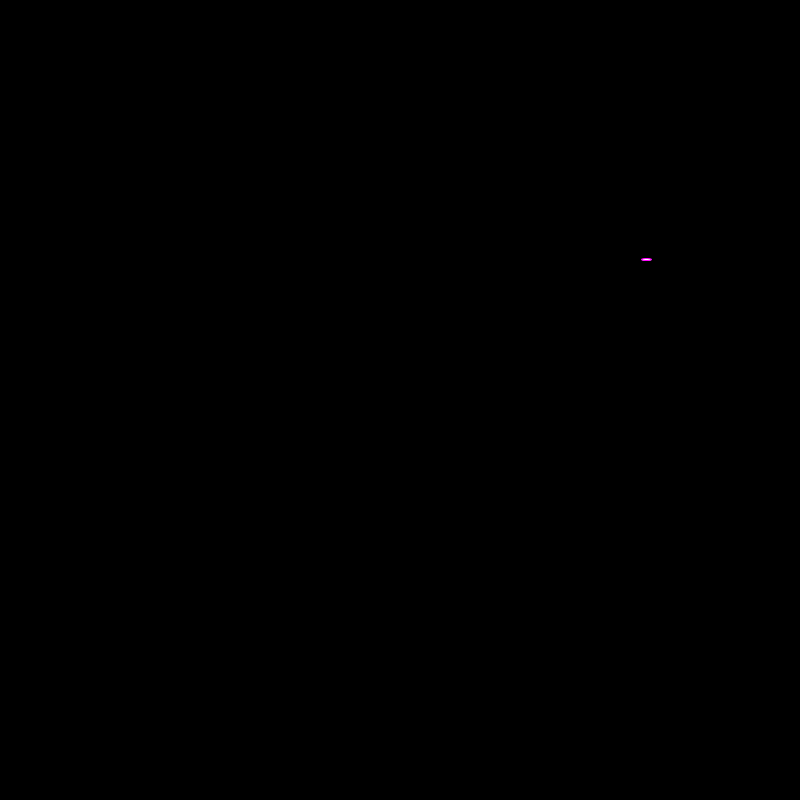
Frame 1 (no input)
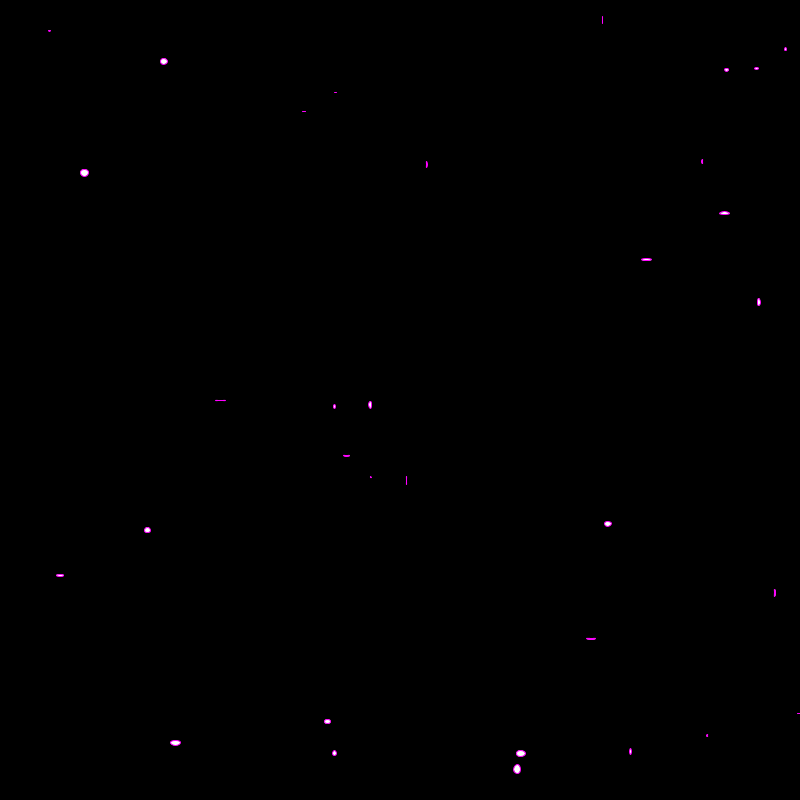
Frame 60 (the mouse pressed at the canvas centre just before this capture)
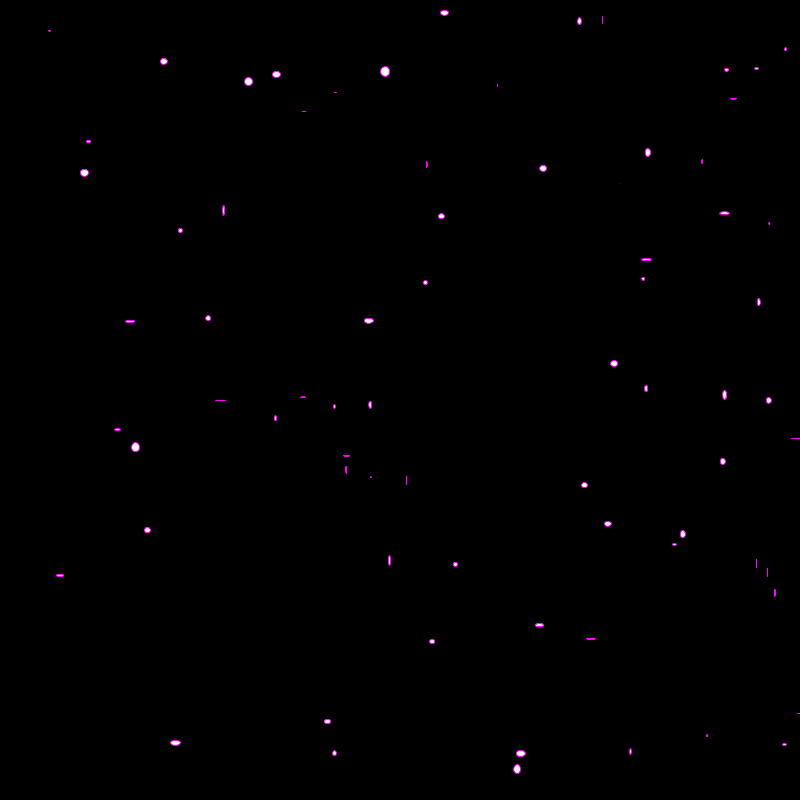
Frame 120 (the mouse held since frame 60 and released just before this capture)

The Processing sketch that drew these frames (run headless with seeded random() and noise(); from frame 60 on, the mouse is pressed at the canvas centre):

// Processing sketch: processing_76473
// ── processing_76473.pde

// This sets up the canvas so we can draw on it
void setup() 
{
  size(800, 800);
  stroke(255, 0, 255);
  background(0);
}

// This function is what draws the ellipses on the canvas
void drawCircle() 
{
    ellipse(random(1000), random(1000), random(10), random(10));
}

// This is where the drawCircle function is called and
// the left and right mouse buttons are assigned
void draw()
{
  drawCircle();
  if (mousePressed && (mouseButton == LEFT))
  {
    fill(0);
    background(255);
  } 
  else if (mousePressed && (mouseButton == RIGHT)) {
    fill(255);
    background(0);
  }
}
